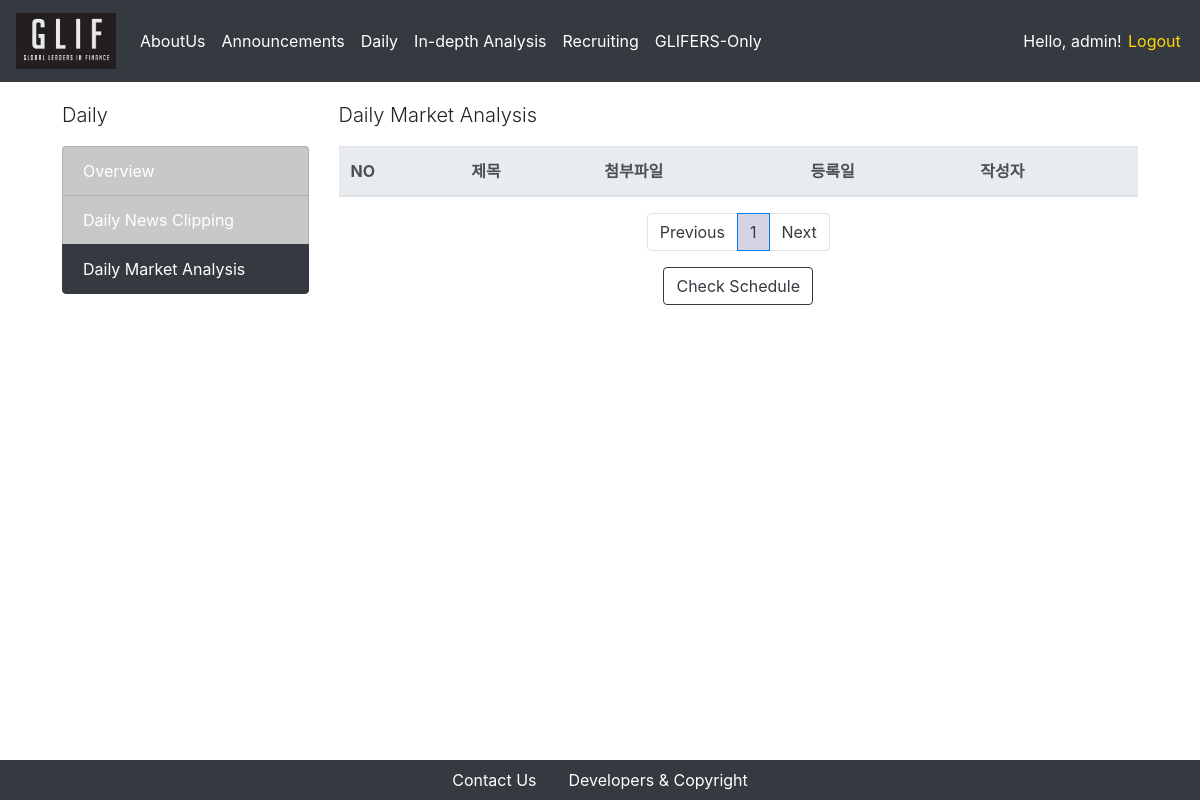
The page /daily/market/ (signed in) on the database as committed earlier.
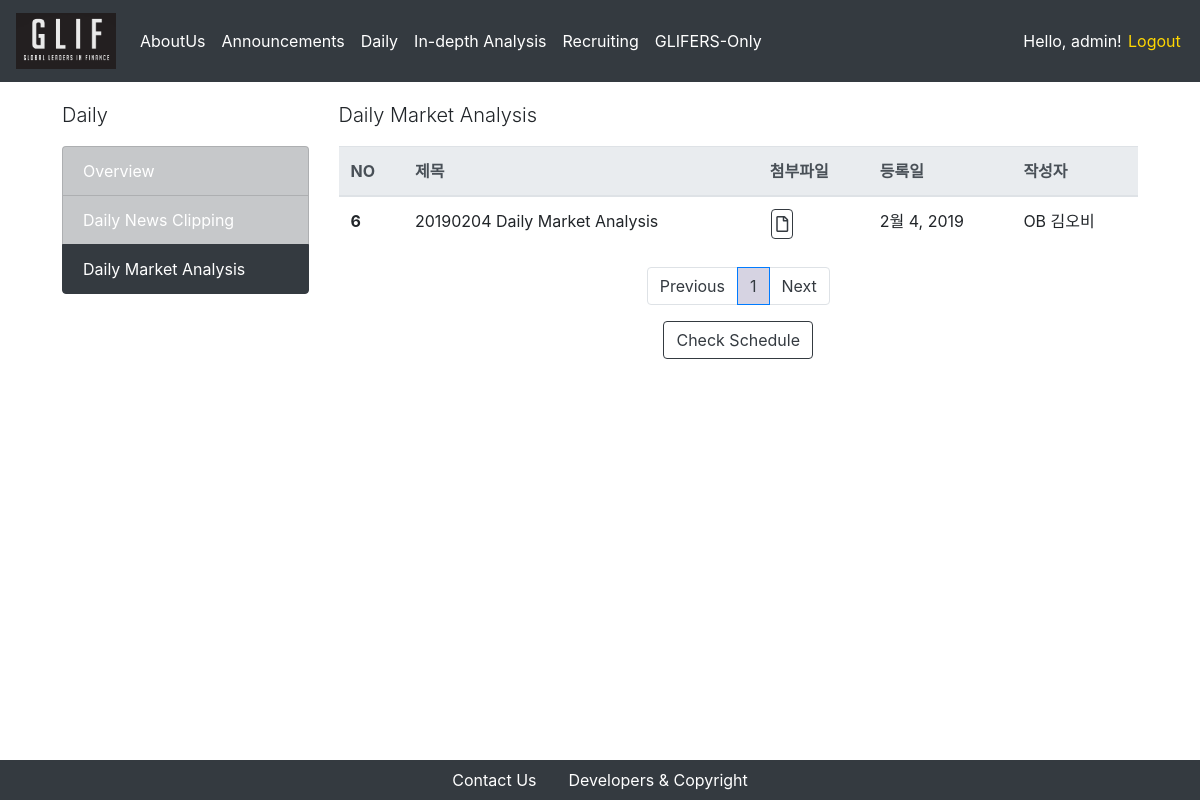
The same page on the database as committed later.
### daily_market/models.py (models this page shows, shortened)
class Post(models.Model):
    today = str(date.today()).replace("-", "")
    title = models.CharField(default = today+ " Daily Market Analysis", max_length = 50)
    written_date = models.DateField(auto_now = True)
    writer = models.ForeignKey(Glifer, on_delete = models.CASCADE, related_name = "Daily_Market_writer")
    e_u_cl = models.DecimalField(decimal_places = 2, null = True, blank = True , max_digits = 10)
    e_u_ch = models.DecimalField(decimal_places = 2, null = True, blank = True , max_digits = 10)
    u_k_cl = models.DecimalField(decimal_places = 2, null = True, blank = True , max_digits = 10)
    u_k_ch = models.DecimalField(decimal_places = 2, null = True, blank = True , max_digits = 10)
    fed_cl = models.DecimalField(decimal_places = 2, null = True, blank = True , max_digits = 10)
    fed_ch = models.DecimalField(decimal_places = 2, null = True, blank = True , max_digits = 10)
    spread_cl = models.DecimalField(decimal_places = 2, null = True, blank = True , max_digits = 10)
    spread_ch = models.DecimalField(decimal_places = 2, null = True, blank = True , max_digits = 10)
    usyr2_cl = models.DecimalField(decimal_places = 2, null = True, blank = True, max_digits = 10)
    usyr2_ch = models.DecimalField(decimal_places = 2, null = True, blank = True, max_digits = 10)
    usyr10_cl = models.DecimalField(decimal_places = 2, null = True, blank = True, max_digits = 10)
    usyr10_ch = models.DecimalField(decimal_places = 2, null = True, blank = True, max_digits = 10)
    bok_cl = models.DecimalField(decimal_places = 2, null = True, blank = True, max_digits = 10)
    bok_ch = models.DecimalField(decimal_places = 2, null = True, blank = True, max_digits = 10)
    kryr3_cl = models.DecimalField(decimal_places = 2, null = True, blank = True, max_digits = 10)
    kryr3_ch = models.DecimalField(decimal_places = 2, null = True, blank = True, max_digits = 10)
    kryr10_cl = models.DecimalField(decimal_places = 2, null = True, blank = True, max_digits = 10)
    kryr10_ch = models.DecimalField(decimal_places = 2, null = True, blank = True, max_digits = 10)
    dj_cl = models.DecimalField(decimal_places = 2, null = True, blank = True, max_digits = 10)
    dj_ch = models.DecimalField(decimal_places = 2, null = True, blank = True, max_digits = 10)
    sp_cl = models.DecimalField(decimal_places = 2, null = True, blank = True, max_digits = 10)
    sp_ch = models.DecimalField(decimal_places = 2, null = True, blank = True, max_digits = 10)
    nas_cl = models.DecimalField(decimal_places = 2, null = True, blank = True, max_digits = 10)
    nas_ch = models.DecimalField(decimal_places = 2, null = True, blank = True, max_digits = 10)
    ksp_cl = models.DecimalField(decimal_places = 2, null = True, blank = True, max_digits = 10)
    ksp_ch = models.DecimalField(decimal_places = 2, null = True, blank = True, max_digits = 10)
    ksd_cl = models.DecimalField(decimal_places = 2, null = True, blank = True, max_digits = 10)
    ksd_ch = models.DecimalField(decimal_places = 2, null = True, blank = True, max_digits = 10)
    nik_cl = models.DecimalField(decimal_places = 2, null = True, blank = True, max_digits = 10)
    nik_ch = models.DecimalField(decimal_places = 2, null = True, blank = True, max_digits = 10)
    hk_cl = models.DecimalField(decimal_places = 2, null = True, blank = True, max_digits = 10)
    hk_ch = models.DecimalField(decimal_places = 2, null = True, blank = True, max_digits = 10)
    bco_cl = models.DecimalField(decimal_places = 2, null = True, blank = True, max_digits = 10)
    bco_ch = models.DecimalField(decimal_places = 2, null = True, blank = True, max_digits = 10)
    wti_cl = models.DecimalField(decimal_places = 2, null = True, blank = True, max_digits = 10)
    wti_ch = models.DecimalField(decimal_places = 2, null = True, blank = True, max_digits = 10)
    gd_cl = models.DecimalField(decimal_places = 2, null = True, blank = True, max_digits = 10)
    gd_ch = models.DecimalField(decimal_places = 2, null = True, blank = True, max_digits = 10)
    bdi_cl = models.DecimalField(decimal_places = 2, null = True, blank = True, max_digits = 10)
    bdi_ch = models.DecimalField(decimal_places = 2, null = True, blank = True, max_digits = 10)

### users/models.py (models this page shows, shortened)
class Glifer(models.Model):
    user = models.OneToOneField(CustomUser, on_delete = models.CASCADE, primary_key = True)
    is_mentor = models.BooleanField(default=False)
    is_authorized = models.BooleanField(default = False)
    name_en = models.CharField(max_length = 250)
    name_kr = models.CharField(max_length = 250)
    birthdate = models.DateField(default = "2000-01-01")
    phonenumber = models.CharField(max_length = 250)
    work_at = models.CharField(max_length = 250, blank = True)
    self_intro = models.TextField(max_length = 1000)
    profile_img = models.FileField(upload_to = 'profiles/%Y/%m/%d/', default = '/users/man-user.png')
    nth = models.OneToOneField(Nth, on_delete = models.CASCADE,primary_key = False, null = True, blank = True)
    def __str__(self):
        return str(self.nth.nth) + " " + self.name_kr

class Nth(models.Model):
    nth = models.CharField(max_length = 10)

### daily_market/views.py (the view)
# urls.py: path('', PostListView.as_view(), name='announcement-index'),
class PostListView(ListView):
    model = Post
    template_name = 'daily_market/index.html'
    context_object_name = "posts"
    paginate_by = 5
    block_size = 5 # 하단의 페이지 목록 수
    def get_queryset(self):
        order_by_recent_time = Post.objects.all().order_by("-pk")
        return order_by_recent_time
    def get_context_data(self, **kwargs):
        context = super(PostListView, self).get_context_data(**kwargs)
        block_size = 5 # 하단의 페이지 목록 수
        start_index = int((context['page_obj'].number - 1) / self.block_size) * self.block_size
        end_index = min(start_index + self.block_size, len(context['paginator'].page_range))
        context['page_range'] = context['paginator'].page_range[start_index:end_index]
        return context

### daily_market/templates/daily_market/index.html (shortened to what this page needs)
{% extends 'setups/base.html' %}
{% block body %}
<div class = "container">
    <div class = "row">
        <div class = "col-md-3">
            <p class = "lead">Daily</p>
            <div class = "list-group">
                <li class = "list-group-item list-group-item-dark"> <a href="/daily/overview">Overview</a> </li>
                <li class = "list-group-item list-group-item-dark"> <a href="/daily/newsclipping">Daily News Clipping</a></li>
                <li class = "list-group-item list-group-item-dark active"> <a href="/daily/market">Daily Market Analysis</a></li>
            </div>
        </div>
        <div class = "col-md-9">
            <p class = "lead">Daily Market Analysis</p>
            <table class="table">
                <thead class="thead-light">
                    <tr>
                        <th scope="col">NO</th>
                        <th scope="col">제목</th>
                        <th scope="col">첨부파일</th>
                        <th scope="col">등록일</th>
                        <th scope="col">작성자</th>
                    </tr>
                </thead>
                <tbody>
                    {% for post in posts %}
                        <tr>
                            <th scope="row">{{ post.id }}</th>
                            <td>
                                {{ post.title }}
                            </td>
                            <td>
                                <button type="button" class="btn btn-outline-dark btn-download" onclick="location.href = '/daily/market/{{post.pk}}/create_report'"><i class="far fa-file"></i></button>
                            </td>
                            <td>{{ post.written_date }}</td>
                            <td>{{ post.writer }}</td>
                        </tr>
                    {% endfor %}
                </tbody>
            </table>
            <nav aria-label="Page navigation">
                <ul class="pagination justify-content-center">
                    {% if page_obj.has_previous %}
                    <li class = "page-item">
                        <a class = "page-link" href="?page={{ page_obj.previous_page_number }}" aria-label="Previous">
                        Previous
                        </a>
                    </li>
                    {% else %}
                    <li class="page-item"><a class="page-link" href="#" tabindex="-1" aria-disabled="true">Previous</a></li>
                    {% endif %}
                    {% for i in page_range %}
                    {% if page_obj.number == i %}
                        <li class = "active page-item"><a class="page-link" href="#">{{i}}</a></li>
                    {% else %}
                        <li class = "page-item"><a class = "page-link" href="?page={{ i }}">{{ i }}</a></li>
                    {% endif %}
                    {% endfor %}
                    {% if page_obj.has_next %}
                    <li class = "page-item">
                        <a class = "page-link" href="?page={{ page_obj.next_page_number }}" aria-label="Next">
                            Next
                        </a>
                    </li>
                    {% else %}
                    <li class="page-item">
                        <a class="page-link" href="#">Next</a>
                    </li>
                    {% endif %}
                </ul>
            </nav>
            <div class = "row align-items-center justify-content-center">
                <button type="button" class="btn btn-outline-dark" data-toggle="modal" data-target="#schedule">
                        Check Schedule
                </button>
            </div>
        </div>
    </div>
</div>
{% endblock %}

Rows that differ between the two databases and show on the page:
added Post: id "6", title "20190204 Daily Market Analysis", written_date "2월 4, 2019", writer "OB 김오비"
